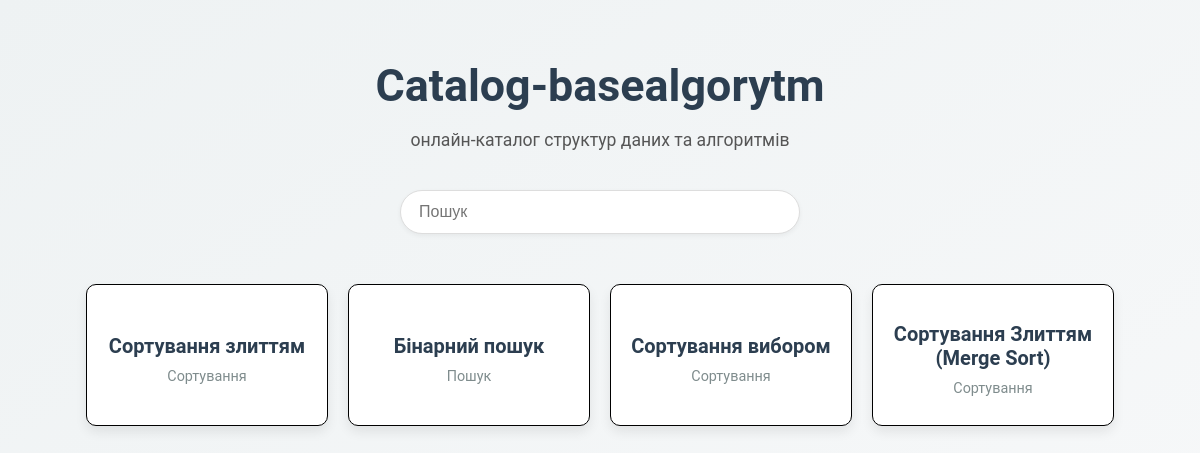
Before: / with the older database file.
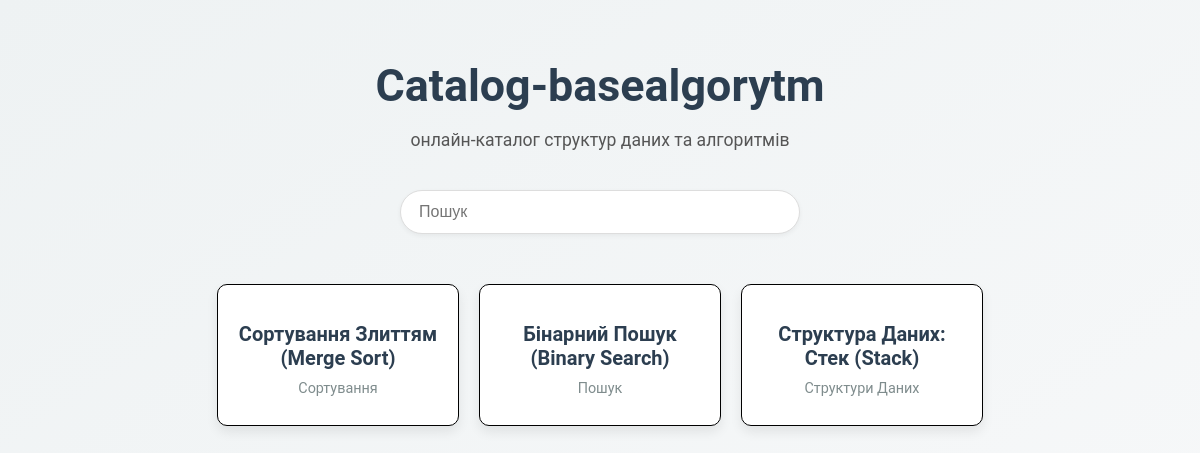
After: the same page with the newer database file.
### models.py (models this page shows)
class Algorithm(db.Model):
    id = db.Column(db.Integer, primary_key=True)
    name = db.Column(db.String(100), nullable=False)
    category = db.Column(db.String(50), nullable=False)
    description = db.Column(db.Text, nullable=False)
    pseudocode = db.Column(db.Text)
    implementation = db.Column(db.Text)
    complexity = db.Column(db.String(100))
    usage = db.Column(db.Text)

### app.py (the view)
@app.route('/')
def index():
    algorithms = Algorithm.query.all()
    return render_template('index.html', algorithms=algorithms)

### templates/index.html (shortened to what this page needs)
﻿<!DOCTYPE html>
<html lang="uk">
<head>
    <link rel="stylesheet" href="{{ url_for('static', filename='style.css') }}">
</head>
<body class="index-page">
    <h1>Catalog-basealgorytm</h1>
    <p class="site-description">онлайн-каталог структур даних та алгоритмів</p>
    <form method="get" action="/">
        <input type="text" name="search" placeholder="Пошук">
    </form>
    <div class="sections">
        {% for algo in algorithms %}
        <div class="box"> <a href="{{ url_for('algorithm', id=algo.id) }}">
                <div class="algo-title">{{ algo.name }}</div>
                <div class="category">{{ algo.category }}</div>
            </a>
        </div>
        {% endfor %}
    </div>
</body>
</html>

### static/style.css (style rules this page uses)
body.index-page { font-family: 'Roboto', 'Segoe UI', Arial, sans-serif; background: linear-gradient(to bottom right, #eef2f3, #f8f9fa); color: #333; margin: 0; padding: 30px 20px; min-height: 100vh; box-sizing: border-box; }
body.index-page h1 { text-align: center; font-size: 2.8em; margin-top: 10px; margin-bottom: 5px; color: #2c3e50; font-weight: 700; }
body.index-page .site-description { text-align: center; color: #555; font-size: 1.1em; margin-bottom: 40px; max-width: 600px; margin-left: auto; margin-right: auto; }
body.index-page form { display: flex; justify-content: center; margin-bottom: 50px; }
body.index-page input[type="text"] { padding: 12px 18px; width: 100%; max-width: 400px; border-radius: 25px; border: 1px solid #ddd; font-size: 1em; box-shadow: 0 2px 5px rgba(0,0,0,0.05); transition: border-color 0.2s ease, box-shadow 0.2s ease; }
.sections { display: flex; justify-content: center; flex-wrap: wrap; gap: 25px; padding: 0 10px; }
.box { background-color: #ffffff; border-radius: 10px; padding: 20px; width: 280px; min-height: 100px; display: flex; flex-direction: column; justify-content: center; text-align: center; box-shadow: 0 6px 12px rgba(0, 0, 0, 0.08); transition: transform 0.25s ease-out, box-shadow 0.25s ease-out; text-decoration: none; color: inherit; }
.box a { text-decoration: none; color: inherit; }
.algo-title { font-size: 1.25em; font-weight: 600; color: #2c3e50; margin-bottom: 8px; }
.category { font-size: 0.9em; color: #7f8c8d; }

### templates/index.html (style rules this page uses)
body { font-family: Arial, sans-serif; text-align: center; background-color: #f4f4f4; padding: 30px; }
h1 { font-size: 28px; }
form { margin-top: 20px; }
input[type="text"] { padding: 10px; width: 200px; border: 1px solid #333; }
.sections { display: flex; justify-content: center; flex-wrap: wrap; gap: 20px; margin-top: 40px; }
.box { background-color: #fff; border: 1px solid #000; padding: 20px; width: 200px; transition: 0.3s; }
a { text-decoration: none; color: #000; }
.algo-title { margin: 10px 0; font-weight: bold; }

Changed rows visible on the page:
removed Algorithm: name "Сортування злиттям", category "Сортування"
removed Algorithm: name "Бінарний пошук", category "Пошук"
removed Algorithm: name "Сортування вибором", category "Сортування"
added Algorithm: name "Бінарний Пошук (Binary Search)", category "Пошук"
added Algorithm: name "Структура Даних: Стек (Stack)", category "Структури Даних"
